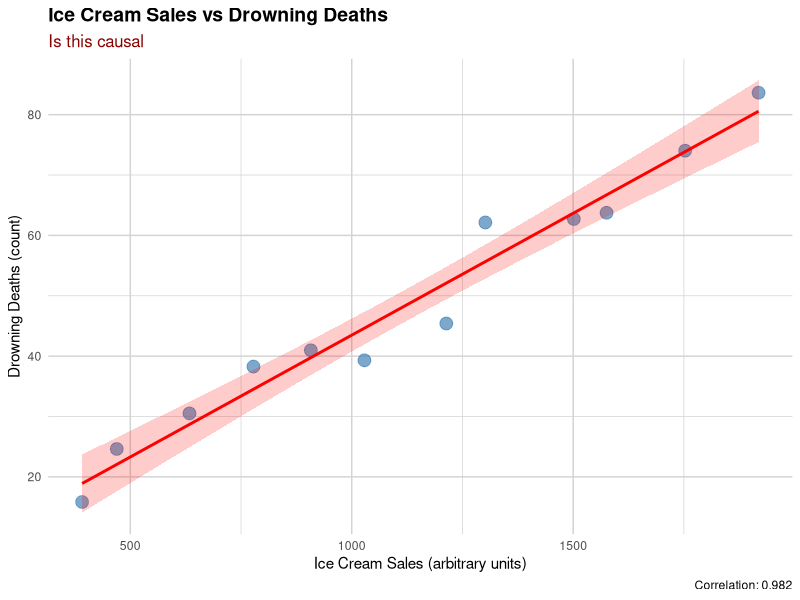
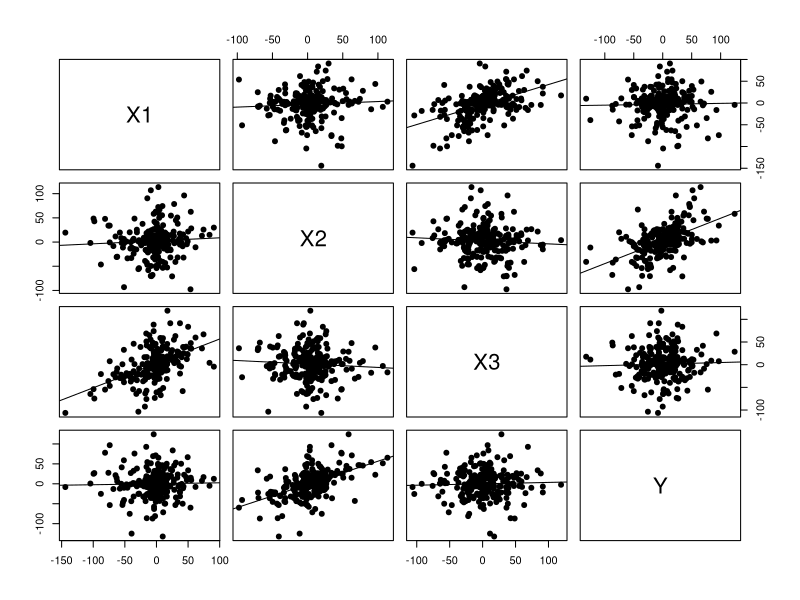
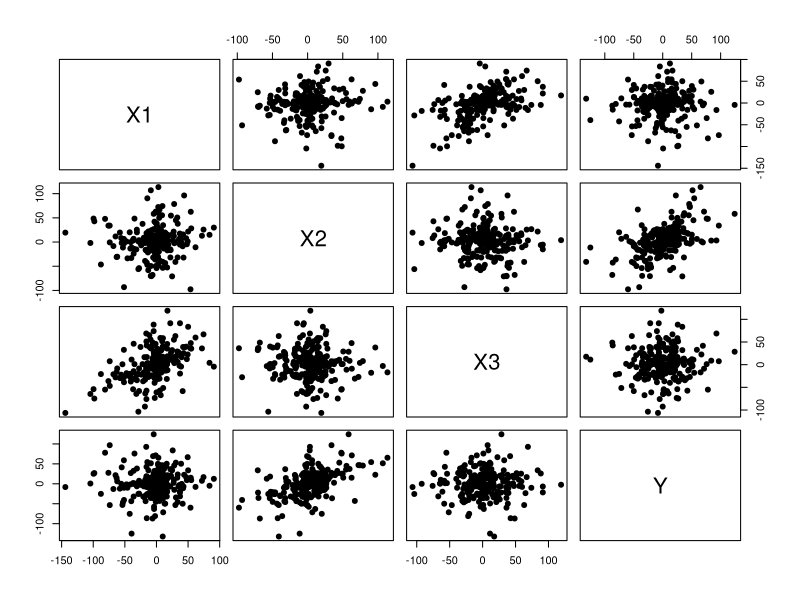

R code for these plots, in order:
## ---- chunk 1
knitr::opts_chunk$set(echo = FALSE, fig.align='center')

library(DiagrammeR)
library(ggplot2)
library(knitr)
library(kableExtra)

## ---- chunk 2

#| out-width: 12in
#| out-height: 3.5in

# Demonstrating Confounding: Ice Cream Sales vs Drowning Deaths
# A classic example showing how correlation does not imply causation

# Load required libraries
library(tidyverse)
library(ggplot2)
library(corrplot)

# Create synthetic data based on realistic patterns
set.seed(42)

# Temperature is the confounder (in Celsius)
temperature <- seq(5, 35, length.out = 12)  # Monthly temperatures

# Ice cream sales increase with temperature
ice_cream_sales <- 100 + 50 * temperature + rnorm(12, 0, 30)
ice_cream_sales <- pmax(ice_cream_sales, 0)  # Ensure non-negative

# Drowning deaths increase with temperature (people swim more)
drowning_deaths <- 10 + 2 * temperature + rnorm(12, 0, 3)

# Create a data frame
data <- tibble(
  month = month.abb,
  temperature = temperature,
  ice_cream_sales = ice_cream_sales,
  drowning_deaths = drowning_deaths
)

# Create scatter plot showing the correlation
scatter_plot <- data %>%
  ggplot(aes(x = ice_cream_sales, y = drowning_deaths)) +
  geom_point(size = 4, color = "steelblue", alpha = 0.7) +
  geom_smooth(method = "lm", se = TRUE, color = "red", fill = "red", alpha = 0.2) +
  labs(
    title = "Ice Cream Sales vs Drowning Deaths",
    subtitle = "Is this causal",
    x = "Ice Cream Sales (arbitrary units)",
    y = "Drowning Deaths (count)",
    caption = paste("Correlation:", round(cor(data$ice_cream_sales, data$drowning_deaths), 3))
  ) +
  theme_minimal() +
  theme(
    plot.title = element_text(face = "bold", size = 14),
    plot.subtitle = element_text(size = 12, color = "darkred"),
    panel.grid = element_line(color = "lightgray")
  )

print(scatter_plot)

## ---- chunk 3
set.seed(5)
x <- rnorm(500, sd=runif(500, 2, 50))
x2 <- 0.5 *x + rnorm(500, sd=runif(500, 2, 50))
d <- matrix(c(round(x, 2),round(x2, 2)), 250)
colnames(d) <-   c("X1","X2", "X3", "Y")

panel_regression_line = function(x,y, ...){
  points(x,y,...)
  linear_regression = lm(y~x)
  linear_regression_line = abline(linear_regression)
}


pairs(d, pch = 19, lower.panel=panel_regression_line, upper.panel = panel_regression_line)
## ---- chunk 4
set.seed(5)
x <- rnorm(500, sd=runif(500, 2, 50))
x2 <- 0.5 *x + rnorm(500, sd=runif(500, 2, 50))
d <- matrix(c(round(x, 2),round(x2, 2)), 250)
V <- cov(d)
colnames(V)  <- c("X1","X2", "X3", "Y")
rownames(V)  <- c("X1","X2", "X3", "Y")
kable(V, digits = 2)
## ---- chunk 5
set.seed(5)
x <- rnorm(500, sd=runif(500, 2, 50))
x2 <- 0.5 *x + rnorm(500, sd=runif(500, 2, 50))
d <- matrix(c(x,x2), 250)
V <- cov(d)
colnames(V)  <- c("X1","X2", "X3", "Y")
rownames(V)  <- c("X1","X2", "X3", "Y")
kable(cov2cor(V),  digits = 2)
## ---- chunk 6
knitr::opts_chunk$set(echo = FALSE, fig.align = 'center')
library(knitr)
library(kableExtra)

# Standardized path coefficients used throughout
r <- 0.30   # X1 <-> X2 (exogenous correlation)
a <- 0.60   # X1 -> Y1
b <- 0.40   # X2 -> Y1
c <- 0.50   # Y1 -> Y2
d <- 0.30   # X1 -> Y2 (direct)

# Implied correlation matrix as a table, optionally highlighting cells (worked example)
mat_tab <- function(hl = list()) {
  Mc <- formatC(M, format = "f", digits = 3)
  dimnames(Mc) <- dimnames(M)
  for (cell in hl) {
    Mc[cell[1], cell[2]] <- cell_spec(Mc[cell[1], cell[2]], format = "html", background = "#ffe3e3", bold = TRUE)
    if (cell[1] != cell[2])
      Mc[cell[2], cell[1]] <- cell_spec(Mc[cell[2], cell[1]], format = "html", background = "#ffe3e3", bold = TRUE)
  }
  kable(Mc, format = "html", escape = FALSE, align = "c") |>
    kable_styling(full_width = FALSE, bootstrap_options = "bordered", font_size = 20)
}
## ---- chunk 7
rX1Y1 <- a + b*r
rX2Y1 <- b + a*r
rX1Y2 <- d + a*c + r*b*c
rX2Y2 <- b*c + r*d + r*a*c
rY1Y2 <- c + a*d + b*r*d

M <- diag(4)
dimnames(M) <- list(c("X1","X2","Y1","Y2"), c("X1","X2","Y1","Y2"))
M["X1","X2"] <- M["X2","X1"] <- r
M["X1","Y1"] <- M["Y1","X1"] <- rX1Y1
M["X2","Y1"] <- M["Y1","X2"] <- rX2Y1
M["X1","Y2"] <- M["Y2","X1"] <- rX1Y2
M["X2","Y2"] <- M["Y2","X2"] <- rX2Y2
M["Y1","Y2"] <- M["Y2","Y1"] <- rY1Y2

kable(M, digits = 3) |>
  kable_styling(bootstrap_options = c("bordered"), full_width = FALSE)
## ---- chunk 8
mat_tab(list(c("X1","Y1"), c("X2","Y1")))
## ---- chunk 9
mat_tab(list(c("X1","Y2"), c("X2","Y2")))
## ---- chunk 10
mat_tab(list(c("Y1","Y2")))
## ---- chunk 11
mat_tab(list(c("X1","Y2")))
## ---- chunk 12
R2_Y1 <- a^2 + b^2 + 2*a*b*r
R2_Y2 <- c^2 + d^2 + 2*c*d*rX1Y1
tab <- data.frame(
  Variable = c("Y<sub>1</sub>", "Y<sub>2</sub>"),
  R2       = round(c(R2_Y1, R2_Y2), 3),
  zeta     = round(sqrt(1 - c(R2_Y1, R2_Y2)), 3)
)
kable(tab, format = "html", escape = FALSE, align = "c",
      col.names = c("Variable", "R<sup>2</sup>",
                    "&zeta; = &radic;(1 &minus; R<sup>2</sup>)")) |>
  kable_styling(full_width = FALSE)
## ---- chunk 13
mat_tab(list(c("Y1","Y1"), c("Y2","Y2")))
## ---- chunk 14
set.seed(5)
x <- rnorm(500, sd=runif(500, 2, 50))
x2 <- 0.5 *x + rnorm(500, sd=runif(500, 2, 50))
d <- matrix(c(x,x2), 250)
colnames(d) <-   c("X1","X2", "X3", "Y")
pairs(d, pch = 19)
